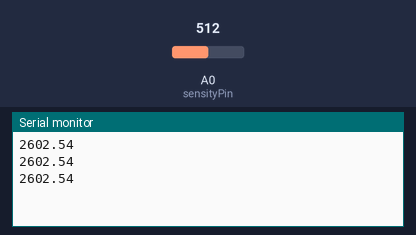
Simulated run of this sketch. Board: Arduino Uno, built with avr-gcc and run on an emulated ATmega328P. Shown: the last lines printed to the serial monitor. The test bench sets the inputs (shaded band); at power-on: A0 (sensityPin) = 512.

Above: at 1.3 s.
1.4 s: A0 (sensityPin) set to 530
At 1.9 s:
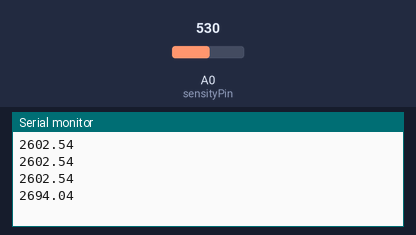
2.9 s: A0 (sensityPin) set to 511
At 3.4 s:
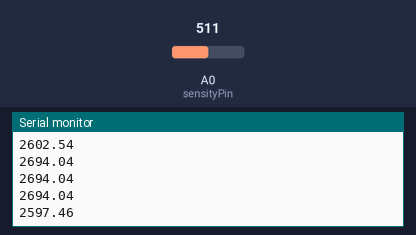
Timing chart, 0 to 5.9 s (numbered marks = the images above; inputs shaded):
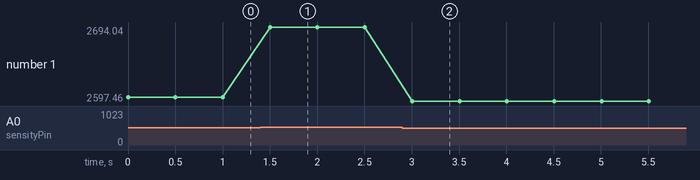

The sketch:

ultrasonic_function.ino
```cpp
/*
Ultrasonic sensor
*/
#define MAX_RANG (520)//the max measurement value of the module is 520cm(a little bit longer than effective max range)
#define ADC_SOLUTION (1023.0)//ADC accuracy of Arduino UNO is 10bit


int sensityPin = A0;
//function which returns distance measurement from ultrasonic
void setup() {
  Serial.begin(9600);
}

void loop(){
float dist = ultrasonic_distance();
Serial.println(dist);
delay(500);
}

float ultrasonic_distance(){
float dist_t, sensity_t;
 // read the value from the sensor:
sensity_t = analogRead(sensityPin);
 // turn the ledPin on
dist_t = sensity_t * MAX_RANG / ADC_SOLUTION;//
//Serial.print(dist_t,0);
return (dist_t * 10);
//Serial.println("cm");dis

}
```

Measured:
- after the input at 1.4 s, the serial monitor: prints a new line after 0.10 s (image 1)
- after the input at 2.9 s, the serial monitor: prints a new line after 0.10 s (image 2)
- plotted number 1: 2602.54 → 2694.04 after the input at 1.4 s, 2694.04 → 2597.46 after the input at 2.9 s
